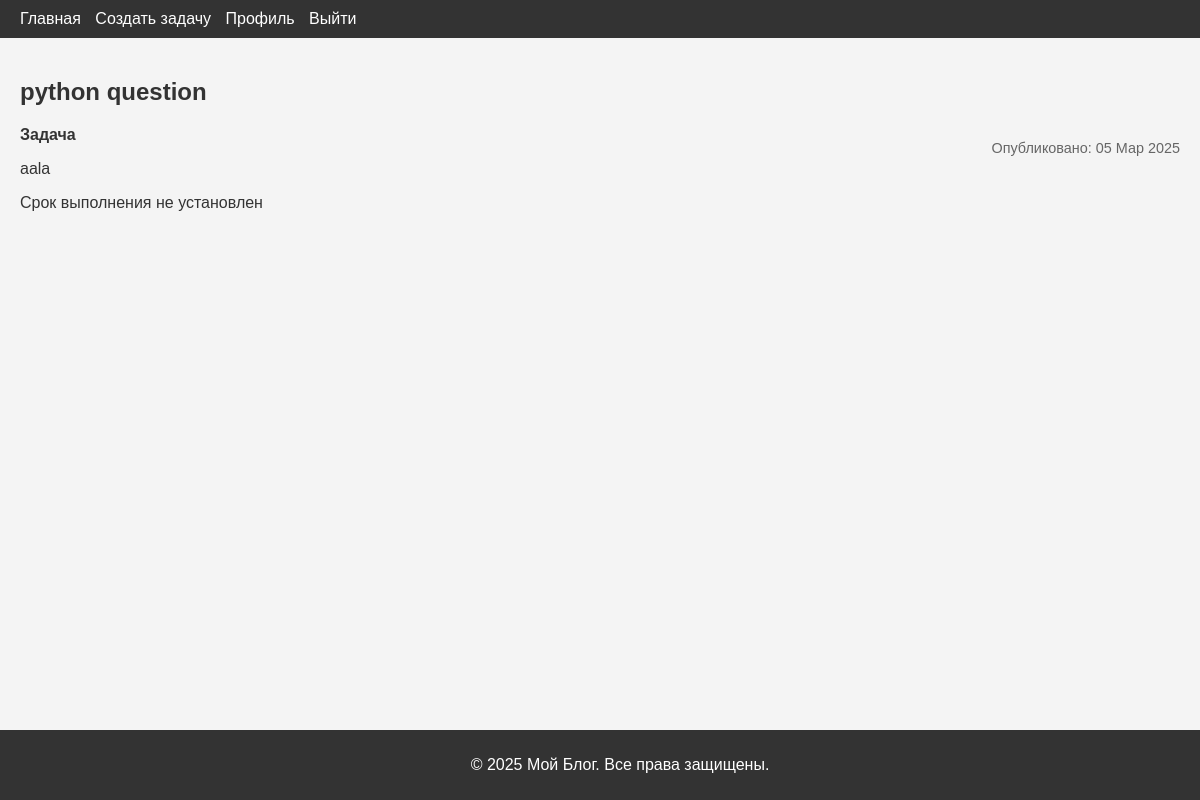
Page /blog/posts/4/ (signed in) on the committed database.
### blog/models.py (models this page shows, shortened)
class Post(models.Model):
    category = models.ManyToManyField(
        to=Category,
        related_name="posts",
        verbose_name="Приоритет задачи",
    )
    owner = models.ForeignKey(
        to=User,
        on_delete=models.CASCADE,
        related_name="posts",
        verbose_name="Автор",
    )
    title = models.CharField(
        max_length=255,
        verbose_name="Заголовок",
    )
    description = models.TextField(
        blank=True, null=True,
        max_length=255,
        verbose_name="Описание"
    )
    content = models.TextField(
        verbose_name="Содержание"
    )
    art_image = models.ImageField(
        upload_to="posts/",
        null=True,
        blank=True,
        verbose_name="Изображение статьи"
    )
    bookmarks = models.ManyToManyField(
        to=User,
        related_name="bookmarks",
        blank=True,
        verbose_name="Закладки"
    )
    likes = models.ManyToManyField(
        to=User,
        related_name="like",
        blank=True,
        verbose_name="Нравится"
    )
    dislikes = models.ManyToManyField(
        to=User,
        related_name="dislikes",
        blank=True,
        verbose_name="Не нравится"
    )
    due_date = models.DateField(blank=True, null=True)
    created_at = models.DateTimeField(auto_now_add=True, verbose_name="Дата создания")
    updated_at = models.DateTimeField(auto_now=True, verbose_name="Дата обновления")
    class Meta:
        verbose_name = "Статья"
        verbose_name_plural = "Статьи"
        ordering = ['-updated_at']

### blog/views/post.py (the view)
# urls.py: path('posts/<int:pk>/', post.post_detail, name='post-detail'),
@login_required
def post_detail(request, pk):
    post = get_object_or_404(Post, pk=pk)
    context = {
        'post': post,
        'due_date': post.due_date
    }
    return render(request, 'blog/post_detail.html', context)

### templates/blog/post_detail.html (shortened to what this page needs)
{% extends 'base.html' %}
{% block content %}
<article class="post-detail">
    <h1>{{ post.title }}</h1>
    <p class="post-date">Опубликовано: {{ post.created_at|date:'d M Y' }}</p>
    <p>
        <strong>Задача</strong>
    </p>
    <p>{{ post.content }}</p>
    {% if post.due_date %}
    <p><strong>Срок выполнения:</strong> {{ post.due_date }}</p>
    {% else %}
    <p>Срок выполнения не установлен</p>
    {% endif %}
</article>
{% endblock content %}

### static/css/styles.css (style rules this page uses)
body { font-family: Arial, sans-serif; margin: 0; padding: 0; background-color: #f4f4f4; color: #333; }
.post-date { float: right; color: #666; font-size: 0.9em; }

### rows in the picture
Post: title "python question", created_at "05 Мар 2025", content "aala"
